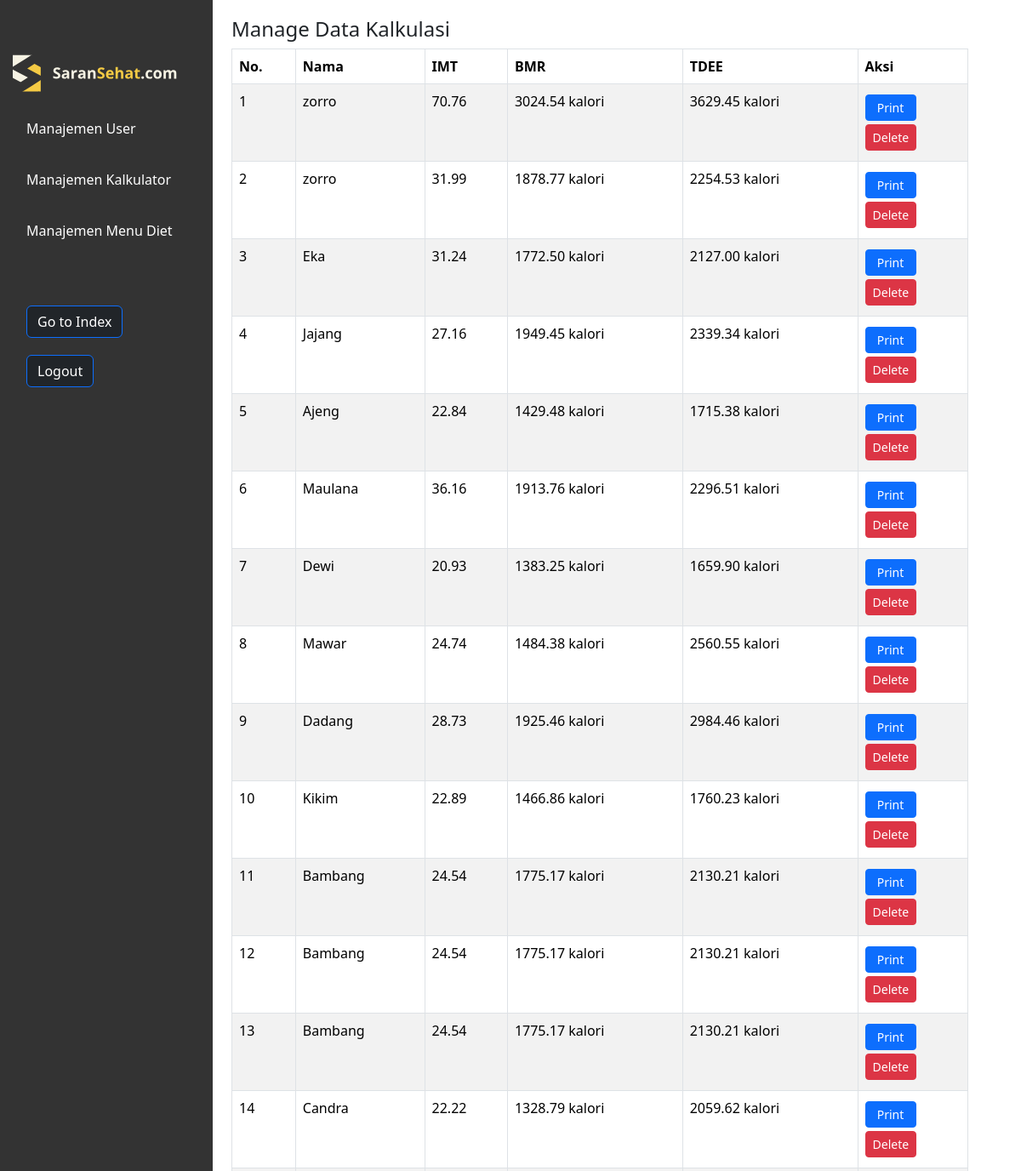
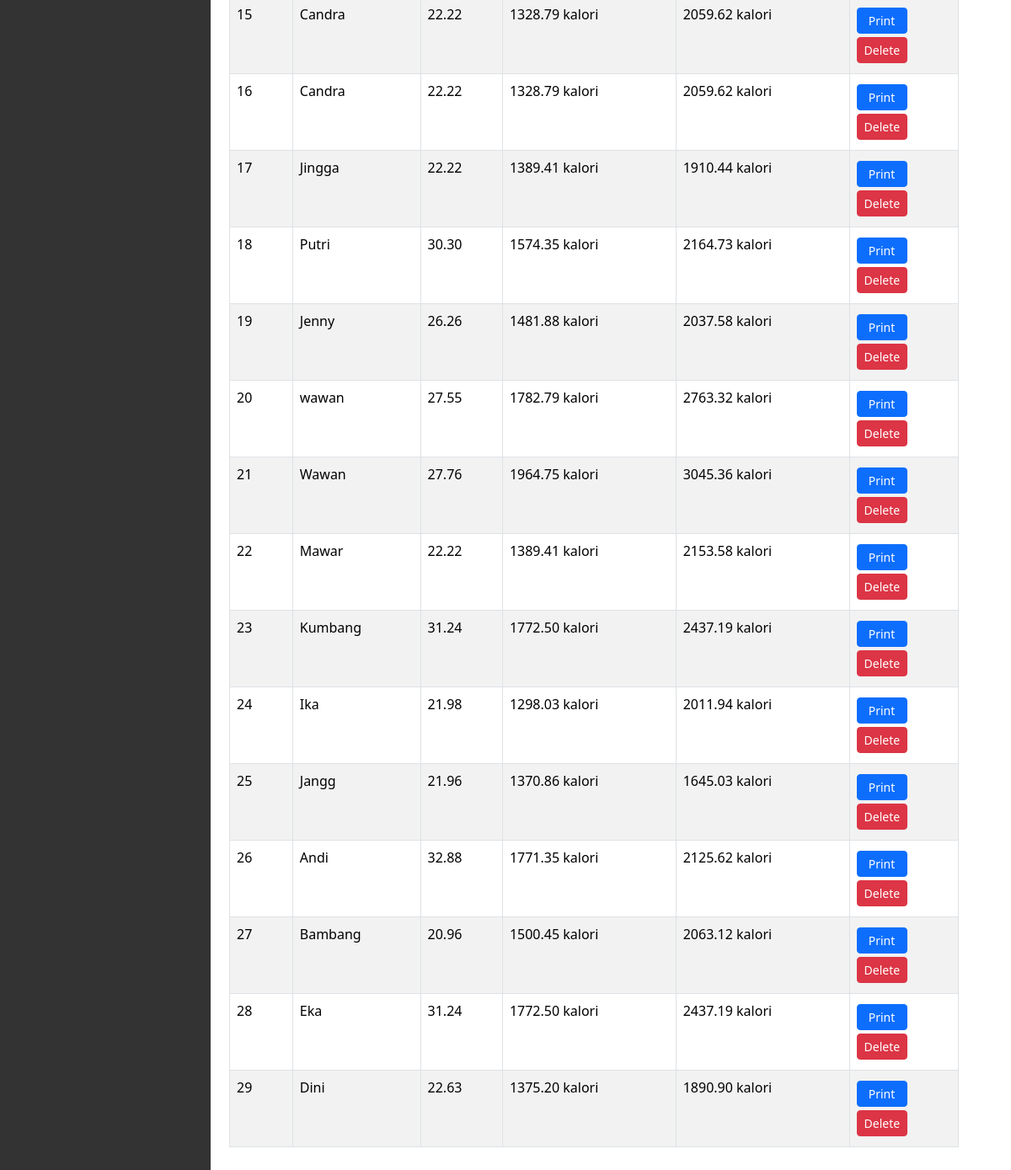
/manage_calc (signed in), run on the app's committed database (2 pictures, top to bottom).
### tables this page shows
CREATE TABLE "bio" (
    id INTEGER PRIMARY KEY AUTOINCREMENT,
    user_id INTEGER,
	name TEXT, 
    imt NUMERIC NOT NULL,
    bmr NUMERIC NOT NULL,
    tdee NUMERIC NOT NULL,
    timestamp TIMESTAMP DEFAULT CURRENT_TIMESTAMP,
    FOREIGN KEY (user_id) REFERENCES users(id)
);

### app.py (the view)
@app.route('/manage_calc', methods=["GET", "POST"])
@login_admin_required
def manage_calc():
    bios = db.execute("SELECT * FROM bio")
    return render_template("manage-kalk.html", bios=bios)

### app.py (called while the page is built)
@app.after_request
def after_request(response):
    response.headers["Cache-Control"] = "no-cache, no-store, must-revalidate"
    response.headers["Expires"] = 0
    response.headers["Pragma"] = "no-cache"
    return response

### helpers.py (called while the page is built)
def login_admin_required(f):
    @wraps(f)
    def decorated_function(*args, **kwargs):
        if session.get("role") != 'admin':
            return redirect("/login")
        return f(*args, **kwargs)
    return decorated_function

def format_decimal(value):
    if value is None:
        return ""
    try:
        formatted_value = "{:.2f}".format(value)
        return formatted_value
    except (ValueError, TypeError):
        return ""

### templates/manage-kalk.html (shortened to what this page needs)
{% extends "dashboard.html" %}
{% block content %}
<div class="section">
    <div action="/manage_user" method="post"></form>
    <h4>Manage Data Kalkulasi</h4>
    <table class="table table-striped">
        <thead>
            <tr>
                <th class="table-cell">No.</th>
                <th class="table-cell">Nama</th>
                <th class="table-cell">IMT</th>
                <th class="table-cell">BMR</th>
                <th class="table-cell">TDEE</th>
                <th class="table-cell">Aksi</th>
            </tr>
        </thead>
        <tbody>
            {% for bio in bios %}
            <tr>
                <td class="table-cell">{{ loop.index }}</td>
                <td class="table-cell">{{ bio.name }}</td>
                <td class="table-cell">{{ format_decimal(bio.imt) }}</td>
                <td class="table-cell">{{ format_decimal(bio.bmr) }} kalori</td>
                <td class="table-cell">{{ format_decimal(bio.tdee) }} kalori</td>
                <td class="table-cell">
                    <div class="d-block my-1"><a href="/print/kalkulasi/{{ bio.id }}" class="btn btn-primary btn-sm" style="width: 60px"> Print </a></div>
                    <div class="d-block my-1">
                        <form action="/delete/kalkulasi/{{ bio.id }}" method="post" onsubmit="return confirm('Apakah Anda yakin ingin menghapus data ini?');">
                            <button type="submit" class="btn btn-danger btn-sm" style="width: 60px">Delete</button>
                        </form>
                    </div>
                </td>
            </tr>
            {% endfor %}
        </tbody>
    </table>
</div>
{% endblock %}

### static/css/adm_styles.css (style rules this page uses)
html, body { height: 100%; overflow-x: hidden; }
.table-cell { padding: 10px; background-color: #f8f9fa; border: 1px solid #dee2e6; }

### data on the page
bio: name "zorro", imt "70.76", bmr "3024.54", tdee "3629.45"
bio: name "zorro", imt "31.99", bmr "1878.77", tdee "2254.53"
bio: name "Eka", imt "31.24", bmr "1772.50", tdee "2127.00"
bio: name "Jajang", imt "27.16", bmr "1949.45", tdee "2339.34"
bio: name "Ajeng", imt "22.84", bmr "1429.48", tdee "1715.38"
bio: name "Maulana", imt "36.16", bmr "1913.76", tdee "2296.51"
bio: name "Dewi", imt "20.93", bmr "1383.25", tdee "1659.90"
bio: name "Mawar", imt "24.74", bmr "1484.38", tdee "2560.55"
bio: name "Dadang", imt "28.73", bmr "1925.46", tdee "2984.46"
bio: name "Kikim", imt "22.89", bmr "1466.86", tdee "1760.23"
bio: name "Bambang", imt "24.54", bmr "1775.17", tdee "2130.21"
bio: name "Bambang", imt "24.54", bmr "1775.17", tdee "2130.21"
bio: name "Bambang", imt "24.54", bmr "1775.17", tdee "2130.21"
bio: name "Candra", imt "22.22", bmr "1328.79", tdee "2059.62"
bio: name "Candra", imt "22.22", bmr "1328.79", tdee "2059.62"
bio: name "Candra", imt "22.22", bmr "1328.79", tdee "2059.62"
bio: name "Jingga", imt "22.22", bmr "1389.41", tdee "1910.44"
bio: name "Putri", imt "30.30", bmr "1574.35", tdee "2164.73"
bio: name "Jenny", imt "26.26", bmr "1481.88", tdee "2037.58"
bio: name "wawan", imt "27.55", bmr "1782.79", tdee "2763.32"
bio: name "Wawan", imt "27.76", bmr "1964.75", tdee "3045.36"
bio: name "Mawar", imt "22.22", bmr "1389.41", tdee "2153.58"
bio: name "Kumbang", imt "31.24", bmr "1772.50", tdee "2437.19"
bio: name "Ika", imt "21.98", bmr "1298.03", tdee "2011.94"
bio: name "Jangg", imt "21.96", bmr "1370.86", tdee "1645.03"
bio: name "Andi", imt "32.88", bmr "1771.35", tdee "2125.62"
bio: name "Bambang", imt "20.96", bmr "1500.45", tdee "2063.12"
bio: name "Eka", imt "31.24", bmr "1772.50", tdee "2437.19"
bio: name "Dini", imt "22.63", bmr "1375.20", tdee "1890.90"
